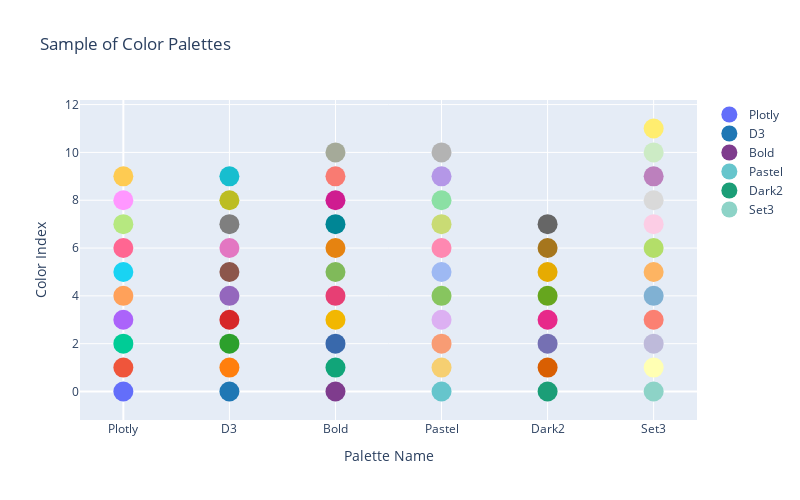

Here is the notebook cell this chart was saved with:
### Code cell
import plotly.express as px
import plotly.graph_objects as go
import plotly.colors as pc

# Generate samples of qualitative and continuous color palettes
color_schemes = {
    'Plotly': pc.qualitative.Plotly,
    'D3': pc.qualitative.D3,
    'Bold': pc.qualitative.Bold,
    'Pastel': pc.qualitative.Pastel,
    'Dark2': pc.qualitative.Dark2,
    'Set3': pc.qualitative.Set3,
}

# Create a sample plot to visualize different palettes
fig = go.Figure()

# Add a scatter plot for each color scheme
for i, (name, colors) in enumerate(color_schemes.items()):
    # Generate a number of sample points to display the palette
    num_samples = min(len(colors), 20)  # Show up to 10 colors per palette
    x = [i] * num_samples
    y = list(range(num_samples))
    fig.add_trace(go.Scatter(
        x=x, 
        y=y, 
        mode='markers', 
        marker=dict(size=20, color=colors[:num_samples]), 
        name=name,
        showlegend=True
    ))

# Update the layout for better visibility
fig.update_layout(
    title="Sample of Color Palettes",
    xaxis_title="Palette Name",
    yaxis_title="Color Index",
    xaxis=dict(tickmode='array', tickvals=list(range(len(color_schemes))), ticktext=list(color_schemes.keys())),
    height=500,
    width=800,
    showlegend=True
)

# Show the plot
fig.show()

### Figure 1 — Plotly figure (JSON) as saved in the notebook; plotly's stock layout.template omitted (floating-point values rounded to 4 significant figures)
{"data": [{"marker": {"color": ["#636EFA", "#EF553B", "#00CC96", "#AB63FA", "#FFA15A", "#19D3F3", "#FF6692", "#B6E880", "#FF97FF", "#FECB52"], "size": 20}, "mode": "markers", "name": "Plotly", "showlegend": true, "type": "scatter", "x": [0, 0, 0, 0, 0, 0, 0, 0, 0, 0], "y": [0, 1, 2, 3, 4, 5, 6, 7, 8, 9]}, {"marker": {"color": ["#1F77B4", "#FF7F0E", "#2CA02C", "#D62728", "#9467BD", "#8C564B", "#E377C2", "#7F7F7F", "#BCBD22", "#17BECF"], "size": 20}, "mode": "markers", "name": "D3", "showlegend": true, "type": "scatter", "x": [1, 1, 1, 1, 1, 1, 1, 1, 1, 1], "y": [0, 1, 2, 3, 4, 5, 6, 7, 8, 9]}, {"marker": {"color": ["rgb(127, 60, 141)", "rgb(17, 165, 121)", "rgb(57, 105, 172)", "rgb(242, 183, 1)", "rgb(231, 63, 116)", "rgb(128, 186, 90)", "rgb(230, 131, 16)", "rgb(0, 134, 149)", "rgb(207, 28, 144)", "rgb(249, 123, 114)", "rgb(165, 170, 153)"], "size": 20}, "mode": "markers", "name": "Bold", "showlegend": true, "type": "scatter", "x": [2, 2, 2, 2, 2, 2, 2, 2, 2, 2, 2], "y": [0, 1, 2, 3, 4, 5, 6, 7, 8, 9, 10]}, {"marker": {"color": ["rgb(102, 197, 204)", "rgb(246, 207, 113)", "rgb(248, 156, 116)", "rgb(220, 176, 242)", "rgb(135, 197, 95)", "rgb(158, 185, 243)", "rgb(254, 136, 177)", "rgb(201, 219, 116)", "rgb(139, 224, 164)", "rgb(180, 151, 231)", "rgb(179, 179, 179)"], "size": 20}, "mode": "markers", "name": "Pastel", "showlegend": true, "type": "scatter", "x": [3, 3, 3, 3, 3, 3, 3, 3, 3, 3, 3], "y": [0, 1, 2, 3, 4, 5, 6, 7, 8, 9, 10]}, {"marker": {"color": ["rgb(27,158,119)", "rgb(217,95,2)", "rgb(117,112,179)", "rgb(231,41,138)", "rgb(102,166,30)", "rgb(230,171,2)", "rgb(166,118,29)", "rgb(102,102,102)"], "size": 20}, "mode": "markers", "name": "Dark2", "showlegend": true, "type": "scatter", "x": [4, 4, 4, 4, 4, 4, 4, 4], "y": [0, 1, 2, 3, 4, 5, 6, 7]}, {"marker": {"color": ["rgb(141,211,199)", "rgb(255,255,179)", "rgb(190,186,218)", "rgb(251,128,114)", "rgb(128,177,211)", "rgb(253,180,98)", "rgb(179,222,105)", "rgb(252,205,229)", "rgb(217,217,217)", "rgb(188,128,189)", "rgb(204,235,197)", "rgb(255,237,111)"], "size": 20}, "mode": "markers", "name": "Set3", "showlegend": true, "type": "scatter", "x": [5, 5, 5, 5, 5, 5, 5, 5, 5, 5, 5, 5], "y": [0, 1, 2, 3, 4, 5, 6, 7, 8, 9, 10, 11]}], "layout": {"height": 500, "showlegend": true, "title": {"text": "Sample of Color Palettes"}, "width": 800, "xaxis": {"tickmode": "array", "ticktext": ["Plotly", "D3", "Bold", "Pastel", "Dark2", "Set3"], "tickvals": [0, 1, 2, 3, 4, 5], "title": {"text": "Palette Name"}}, "yaxis": {"title": {"text": "Color Index"}}}}
